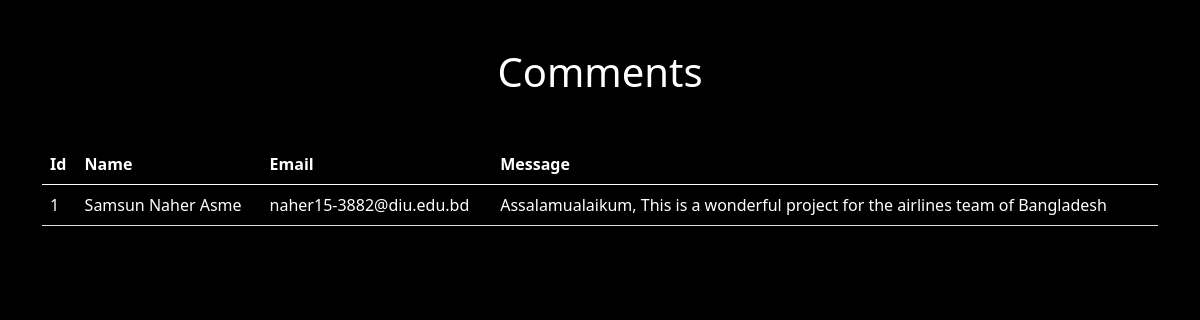
/showdata/, run on an earlier commit of the app's database.
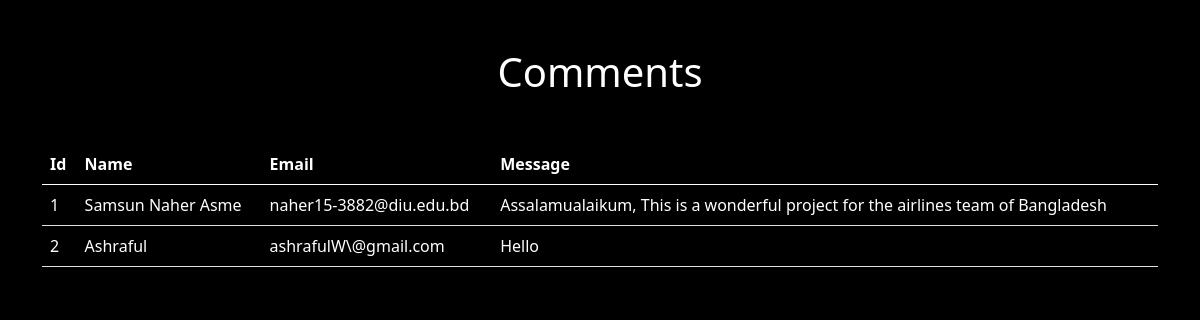
And on a later commit of the database.
### home/models.py (models this page shows, shortened)
class Contact(models.Model):
    name = models.CharField(max_length=100,null=True)
    email = models.EmailField(max_length=100,null=True)
    message = models.TextField(max_length=500,null=True)

### home/views.py (the view)
# urls.py: path("showdata/", views.showdata, name = "Showdata"),
def showdata(request):
    contacts = Contact.objects.all()
    data = {'Contact':contacts}
    return render(request,'showdata.html',data)

### template/showdata.html (shortened to what this page needs)
<!doctype html>
<html lang="en">
  <head>
    <link href="https://cdn.jsdelivr.net/npm/bootstrap@5.0.2/dist/css/bootstrap.min.css" rel="stylesheet">
  </head>
  <body style="background-color: rgb(0, 0, 0); color: white">
      <div class="container mt-5">
        <h1 class="text-center">Comments</h1>
      </div>
      <div class="container mt-5">
        <table class="table">
            <thead style="color: white;">
              <tr>
                <th>Id</th>
                <th>Name</th>
                <th>Email</th>
                <th>Message</th>
              </tr>
            </thead>
            <tbody style="color: white;">
                {% for i in Contact %}
              <tr>
                <td>{{i.id}}</td>
                <td>{{i.name}}</td>
                <td>{{i.email}}</td>
                <td>{{i.message}}</td>
              </tr>
                {% endfor %}
            </tbody>
          </table>
      </div>
  </body>
</html>

What changed in the data, as far as the page shows it:
added Contact: id "2", name "Ashraful", email "ashrafulW\\@gmail.com", message "Hello"
